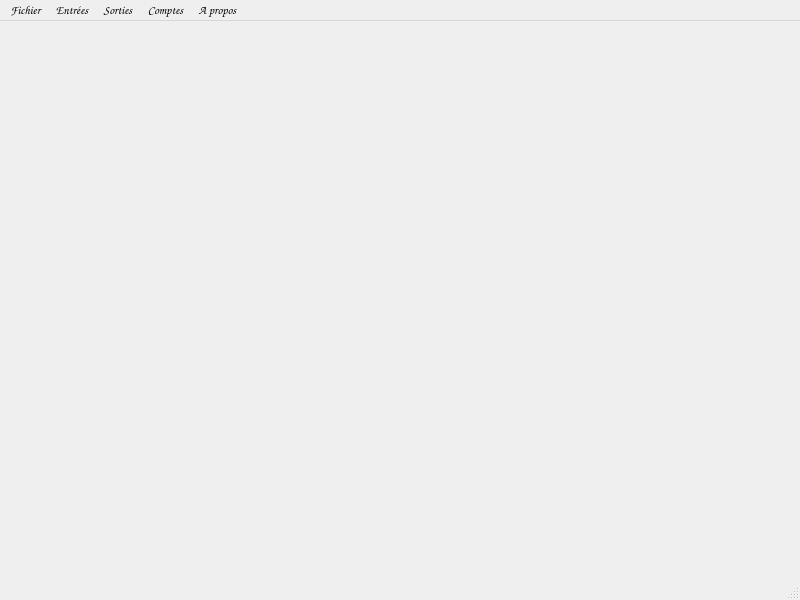
<?xml version="1.0" encoding="UTF-8"?>
<ui version="4.0">
 <class>Dash</class>
 <widget class="QMainWindow" name="Dash">
  <property name="geometry">
   <rect>
    <x>0</x>
    <y>0</y>
    <width>800</width>
    <height>600</height>
   </rect>
  </property>
  <property name="font">
   <font>
    <family>Comic Sans MS</family>
    <pointsize>9</pointsize>
   </font>
  </property>
  <property name="windowTitle">
   <string>MainWindow</string>
  </property>
  <widget class="QWidget" name="centralwidget"/>
  <widget class="QMenuBar" name="menubar">
   <property name="geometry">
    <rect>
     <x>0</x>
     <y>0</y>
     <width>800</width>
     <height>22</height>
    </rect>
   </property>
   <widget class="QMenu" name="menuFichier">
    <property name="title">
     <string>Fichier</string>
    </property>
    <addaction name="actionFermer"/>
   </widget>
   <widget class="QMenu" name="menuEntr_es">
    <property name="title">
     <string>Entrées</string>
    </property>
    <property name="separatorsCollapsible">
     <bool>false</bool>
    </property>
    <addaction name="separator"/>
    <addaction name="separator"/>
    <addaction name="actionBill_In_2"/>
    <addaction name="actionSend_Funds_2"/>
    <addaction name="actionEntr_es_cartes"/>
   </widget>
   <widget class="QMenu" name="menuSorties">
    <property name="title">
     <string>Sorties</string>
    </property>
    <addaction name="actionHandpay"/>
    <addaction name="actionCashout"/>
    <addaction name="actionSorties_cartes"/>
   </widget>
   <widget class="QMenu" name="menuComptes">
    <property name="title">
     <string>Comptes</string>
    </property>
   </widget>
   <widget class="QMenu" name="menuA_propos">
    <property name="title">
     <string>A propos</string>
    </property>
   </widget>
   <addaction name="menuFichier"/>
   <addaction name="menuEntr_es"/>
   <addaction name="menuSorties"/>
   <addaction name="menuComptes"/>
   <addaction name="menuA_propos"/>
  </widget>
  <widget class="QStatusBar" name="statusbar"/>
  <action name="actionFermer">
   <property name="text">
    <string>Fermer</string>
   </property>
  </action>
  <action name="actionBill_In">
   <property name="text">
    <string>Bill In</string>
   </property>
  </action>
  <action name="actionSend_Funds">
   <property name="text">
    <string>Send Funds</string>
   </property>
  </action>
  <action name="actionEntre_s_cartes">
   <property name="text">
    <string>Entreés cartes</string>
   </property>
  </action>
  <action name="actionHandpay">
   <property name="text">
    <string>Handpay</string>
   </property>
  </action>
  <action name="actionCashout">
   <property name="text">
    <string>Cashout</string>
   </property>
  </action>
  <action name="actionSorties_cartes">
   <property name="text">
    <string>Sorties cartes</string>
   </property>
  </action>
  <action name="actionBill_In_2">
   <property name="text">
    <string>Bill In</string>
   </property>
  </action>
  <action name="actionSend_Funds_2">
   <property name="text">
    <string>Send Funds</string>
   </property>
  </action>
  <action name="actionEntr_es_cartes">
   <property name="text">
    <string>Entrées cartes</string>
   </property>
  </action>
 </widget>
 <resources/>
 <connections/>
</ui>
